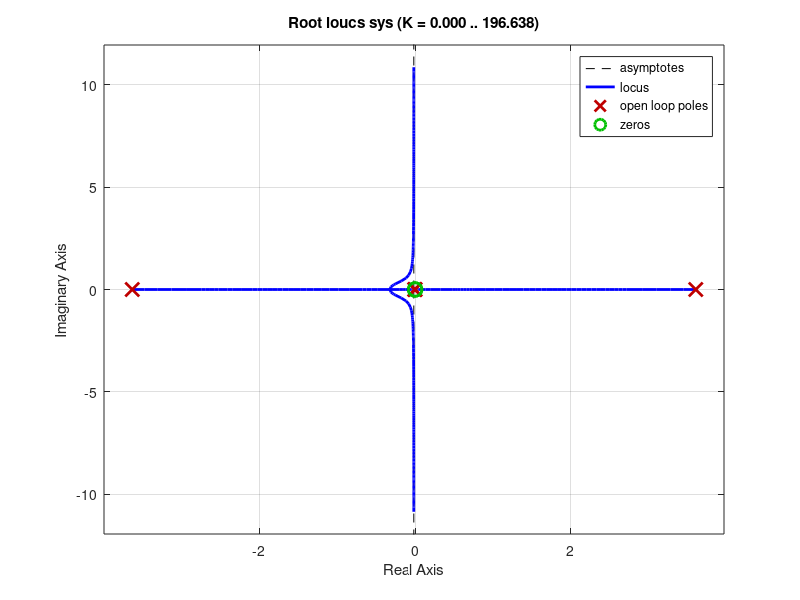

Recreate this plot in MATLAB. (Note: this script raises an error after producing the figure.)
%% TASK 1

m_c=1.5;
m_p=0.5;
g=9.82;
L=1;
d1=0.01;
d2=0.01;
A=[0,0,1,0;0,0,0,1;0,g*m_p/m_c,-d1/m_c,-d2/(L*m_c);0,g*(m_c+m_p)/(L*m_c),-d1/(L*m_c),-d2*(m_c+m_p)/((L^2)*m_c*m_p)];
B=[0;0;1/m_c;1/(L*m_c)];
c=[0,1,0,0];
D=[0];
sys=ss(A,B,c,D);
P=pole(sys);
E=eig(sys);
[Z,G]=zero(sys);
pzmap(sys);
tf(sys);
ss2tf(A,B,c,D);
zeros=[2.933381967792379e-17;0];
poles=[-3.6327,3.6043,-0.0050,0];
gain=0.6667;
sys=zpk(zeros,poles,gain);  

%% TASK 2

[A,B,c,D]=ssdata(sys);
rlocus(sys);
p=[-3.632666683606961;-3.604333347091377;-0.004999996817749;0];
K=place(A,B,p);
sys_c1=ss(A-B*K,B,c,D);
sisotool(sys_c1);
